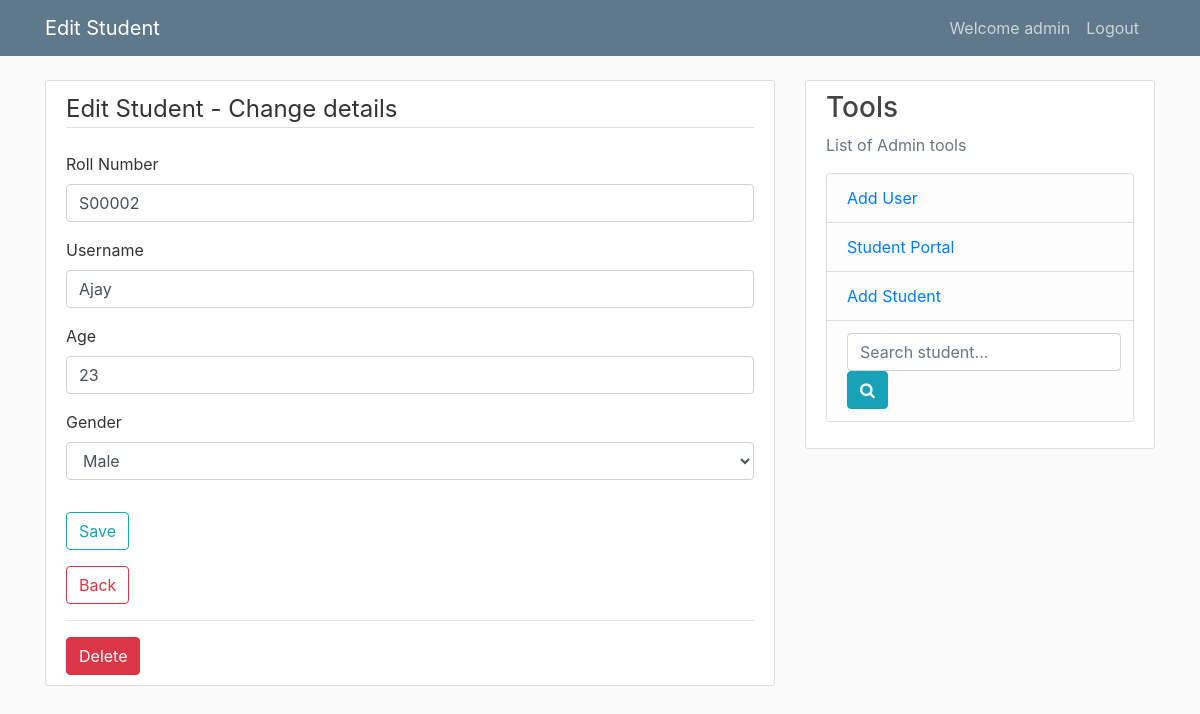
/update/2 (signed in), run on an earlier commit of the app's database.
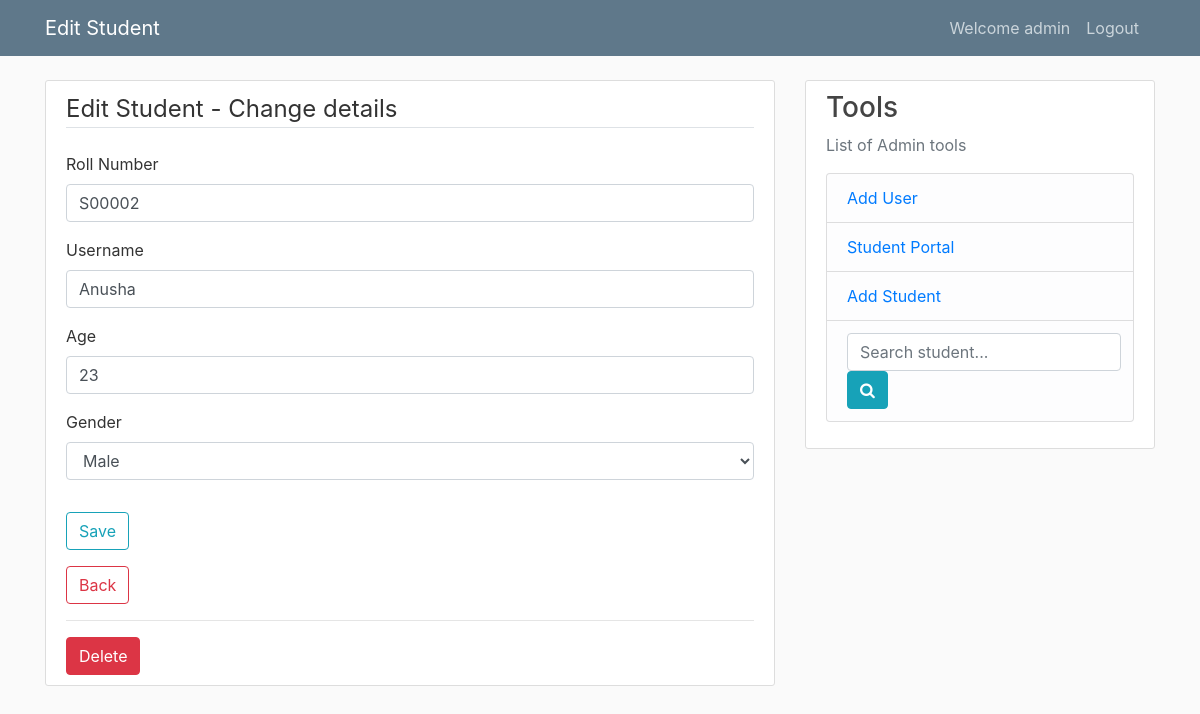
And on a later commit of the database.
### tables this page shows
CREATE TABLE student (
  id INTEGER PRIMARY KEY AUTOINCREMENT,
  name TEXT NOT NULL,
  age TEXT NOT NULL,
  gender CHAR(6) NOT NULL,
  add_date TIMESTAMP NOT NULL DEFAULT CURRENT_TIMESTAMP
);

### student_db/student.py (the view, shortened to what this page needs)
@bp.route('/update/<int:id>', methods=('GET', 'POST'))
@login_required
def update(id):
    student = get_students(id)
    form = UpdateStudentForm()
    return render_template(
        'student/update.html',
        title='Edit Student',
        form=form,
        student=student)

### student_db/form.py
class UpdateStudentForm(FlaskForm):
    roll_number = StringField('Roll Number', validators=[DataRequired()])
    name = StringField(
        'Username', validators=[
            DataRequired(), Length(
                min=2, max=50)])
    age = IntegerField(
        'Age',
        validators=[
            DataRequired(),
            NumberRange(
                min=0,
                max=99,
                message='age')])
    gender = SelectField(
        'Gender', choices=[
            ('male', 'Male'), ('female', 'Female')])
    save = SubmitField('Save')
    delete = SubmitField('Delete')

### student_db/auth.py (called while the page is built)
@bp.before_app_request
def load_logged_in_user():
    user_id = session.get('user_id')
    if user_id is None:
        g.user = None
    else:
        g.user = 'admin'

def login_required(view):
    @functools.wraps(view)
    def wrapped_view(**kwargs):
        if g.user is None:  #: if not logged into the session
            return redirect(url_for('auth.login'))  # : redirect to login
        return view(**kwargs)  # : continue the view processing.
    return wrapped_view

### student_db/data.py (called while the page is built)
def list_student_data():
    return list_data_student()

### student_db/templates/student/update.html (shortened to what this page needs)
{% extends 'base_layout.html' %}
{% block header %}
  {% block title %}{{ title }}{% endblock %}
{% endblock %}
{% block content %}
  <div class="content-section">
    <form method='POST'>
        <fieldset class="form-group">
          <legend class="border-bottom mb-4"> {{ title }} - Change details</legend>
          <div class="form-group">
            {{ form.roll_number.label(class="form-control-label") }}
            {% if form.roll_number.errors %}roll_number
              {{ form.roll_number(value=student['roll_number'], class="form-control form-control-md is-invalid") }}
              <div class="invalid-feedback">
                {% for error in form.roll_number.errors %}
                  <span> {{ error }} </span>
                {% endfor %}
              </div>
            {% else %}
              {{ form.roll_number(value=student['roll_number'], class="form-control form-control-md") }}
            {% endif %}
          </div>
          <div class="form-group">
            {{ form.name.label(class="form-control-label") }}
            {% if form.name.errors %}
              {{ form.name(value=student['name'], class="form-control form-control-md is-invalid") }}
              <div class="invalid-feedback">
                {% for error in form.name.errors %}
                  <span> {{ error }} </span>
                {% endfor %}
              </div>
            {% else %}
              {{ form.name(value=student['name'], class="form-control form-control-md") }}
            {% endif %}
          </div>
          <div class="form-group">
            {{ form.age.label(class="form-control-label") }}
            {% if form.age.errors %}
              {{ form.age(value=student['age'], class="form-control form-control-md is-invalid") }}
              <div class="invalid-feedback">
                {% for error in form.age.errors %}
                  <span> {{ error }} </span>
                {% endfor %}
              </div>
            {% else %}
              {{ form.age(value=student['age'], class="form-control form-control-md") }}
            {% endif %}
          </div>
          <div class="form-group">
            {{ form.gender.label(class="form-control-label") }}
            {% if form.gender.errors %}
              {{ form.gender(value=student['gender'], class="form-control form-control-md is-invalid") }}
              <div class="invalid-feedback">
                {% for error in form.gender.errors %}
                  <span> {{ error }} </span>
                {% endfor %}
              </div>
            {% else %}
              {{ form.gender(value=student['gender'], class="form-control form-control-md") }}
            {% endif %}
          </div>
        </fieldset>
        <div class="form-group">
          {{ form.save(class="btn btn-outline-info")}}
        </div>
        <a href="{{ url_for('student.index') }}" class="btn btn-outline-danger"> Back </a>
    </form>
    <hr>
    <form action="{{ url_for('student.delete', id=student['id']) }}" method="post">
        {{ form.delete(class="btn btn btn-danger",**{'data-toggle':'confirmation'}) }}
      </form>
    </div>
{% endblock content %}

What changed in the data, as far as the page shows it:
changed student "Male": name "Ajay" → "Anusha"
